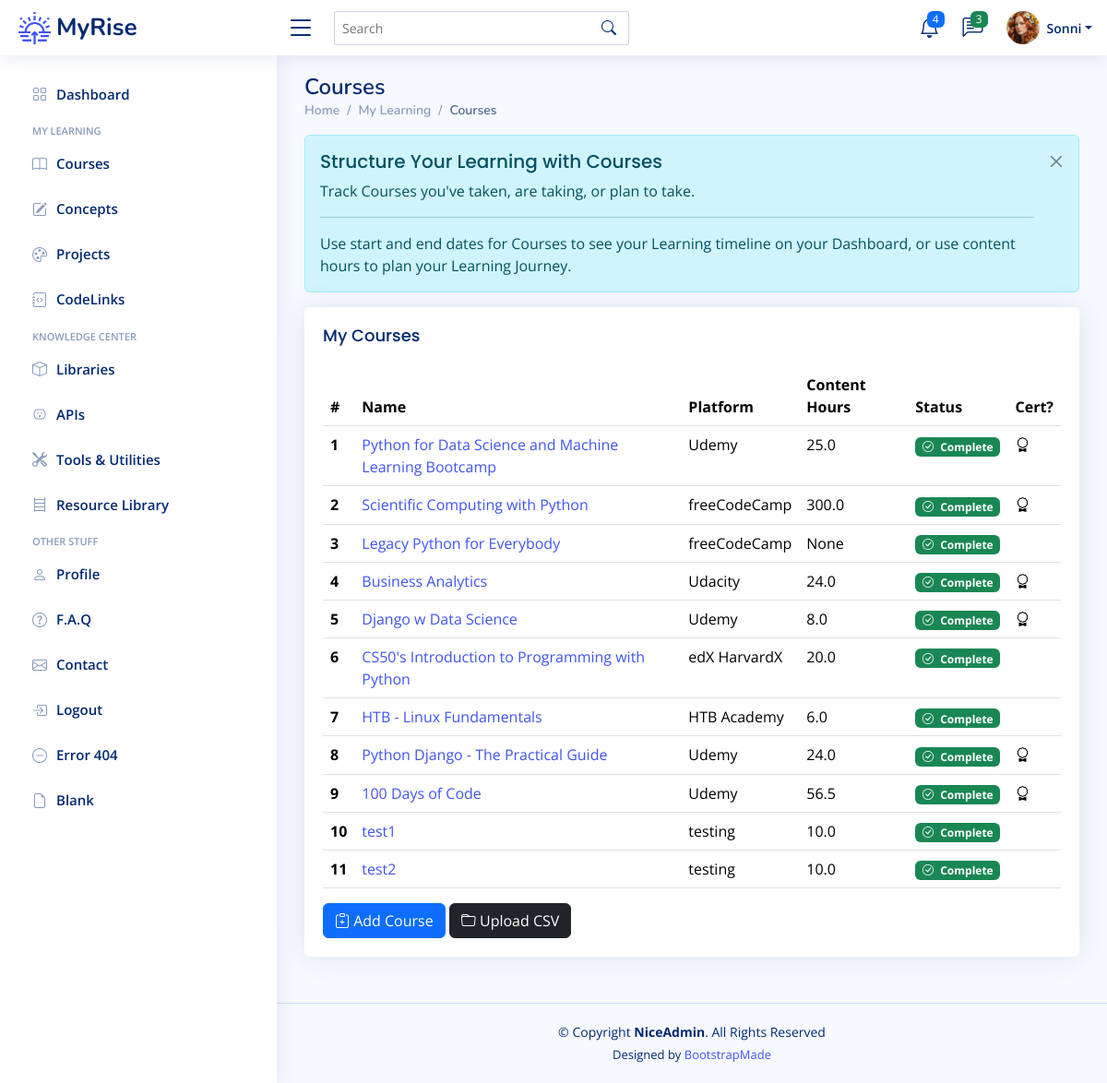
The page /courses (signed in) on the database its author committed.
### app/models.py (models this page shows)
class User(UserMixin, db.Model):
    __tablename__ = "users"
    id: Mapped[int] = mapped_column(Integer, primary_key=True)
    email: Mapped[str] = mapped_column(String(100), unique=True)
    password: Mapped[str] = mapped_column(String(250))
    name: Mapped[str] = mapped_column(String(1000))
    display_name: Mapped[str] = mapped_column(String(1000))
    last_called_repos: Mapped[Optional[datetime.datetime]] = mapped_column(DateTime())
    latest_etag_repos: Mapped[str] = mapped_column(String(250), nullable=True)
    projects: Mapped[List["Project"]] = relationship(back_populates="user")
    events: Mapped[List["Event"]] = relationship(back_populates="user")
    courses: Mapped[List["Course"]] = relationship(back_populates="user")
    libraries: Mapped[List["Library"]] = relationship(back_populates="user")
    apis: Mapped[List["API"]] = relationship(back_populates="user")
    tools: Mapped[List["Tool"]] = relationship(back_populates="user")
    resources: Mapped[List["Resource"]] = relationship(back_populates="user")
    repos: Mapped[List["Repository"]] = relationship(back_populates="user")
    codelinks: Mapped[List["CodeLink"]] = relationship(back_populates="user")
    concepts: Mapped[List["Concept"]] = relationship('Concept', secondary=user_concept, backref='user')

class Course(db.Model):
    __tablename__ = "courses"
    id: Mapped[int] = mapped_column(Integer, primary_key=True)
    name: Mapped[str] = mapped_column(String(100), unique=True)
    platform: Mapped[str] = mapped_column(String(100))
    url: Mapped[str] = mapped_column(String(250), nullable=True)
    instructor: Mapped[str] = mapped_column(String(100))
    start: Mapped[datetime.date] = mapped_column(Date, nullable=True)
    complete: Mapped[datetime.date] = mapped_column(Date, nullable=True)
    content_hours: Mapped[float] = mapped_column(nullable=True)
    has_cert: Mapped[bool] = mapped_column(Boolean)
    date_added: Mapped[datetime.date] = mapped_column(Date, nullable=False)
    status: Mapped[str] = mapped_column(String(100), nullable=True)
    projects: Mapped[List["Project"]] = relationship(back_populates="course")
    user_id: Mapped[int] = mapped_column(Integer, ForeignKey(User.id), index=True)
    user: Mapped["User"] = relationship(back_populates="courses")

### app/routes.py (the view)
@app.route('/courses')
@login_required
def courses_page():
    get_courses = db.session.execute(db.select(Course).filter_by(user_id=current_user.id)).scalars().all()
    courses = [course for course in get_courses]
    dashboard = Dashboard(user_id=current_user.id, user=current_user.name)
    course_stats = dashboard.get_course_stats()
    return render_template('courses.html', courses=courses, course_badge=course_statuses, my_courses=course_stats)

### app/models.py (called while the page is built)
@login_manager.user_loader
def load_user(user_id):
    return db.get_or_404(User, user_id)

### app/templates/courses.html (shortened to what this page needs)
{% extends 'base.html' %}
{% from 'bootstrap5/form.html' import render_form %}
{% block content %}
	<main id="main" class="main">
    <div class="pagetitle">
      <h1>Courses</h1>
      <nav>
        <ol class="breadcrumb">
          <li class="breadcrumb-item"><a href="index.html">Home</a></li>
          <li class="breadcrumb-item">My Learning</li>
          <li class="breadcrumb-item active">Courses</li>
        </ol>
      </nav>
    </div>
	<div class="alert alert-info  alert-dismissible fade show" role="alert">
		<h4 class="alert-heading">Structure Your Learning with Courses</h4>
		<p>Track Courses you've taken, are taking, or plan to take.</p>
		<hr>
		<p class="mb-0">Use start and end dates for Courses to see your Learning timeline on your Dashboard, or use content hours to plan your Learning Journey.</p>
		<button type="button" class="btn-close" data-bs-dismiss="alert" aria-label="Close"></button>
	  </div>
	 <div class="card">
		<div class="card-body">
		  <h5 class="card-title">My Courses</h5>
		  <table class="table table-hover">
			<thead>
			  <tr>
			    <th scope="col">#</th>
				<th scope="col">Name</th>
				<th scope="col">Platform</th>
				<th scope="col">Content Hours</th>
			    <th scope="col">Status</th>
				<th scope="col">Cert?</th>
			  </tr>
			</thead>
			<tbody>
			{% for course in courses %}
			  <tr>
				<th scope="row">{{ course.id }}</th>
			  	<td><a href="{{ url_for('course_detail', num=course.id ) }}">{{ course.name }}</a></td>
				<td>{{ course.platform }}</td>
				<td>{{ course.content_hours }}</td>
				  {% if course.status %}
				<td><span class="badge {{ course_badge[course.status][1] }}"><i class="bi {{ course_badge[course.status][2] }} me-1"></i> {{ course_badge[course.status][0] }}</span></td>
				  {% else %}
				  <td></td>
				  {% endif %}
				  {% if course.has_cert %}
				<td><i class="bi bi-award"></i></td>
				  {% else %}
				  <td></td>
				  {% endif %}
			  </tr>
			{% endfor %}
			</tbody>
		  </table>
			<a href="{{ url_for('add_new_course') }}">
		  <button type="button" class="btn btn-primary"><i class="bi bi-clipboard-plus"></i> Add Course</button>
			</a>
			<a href="{{ url_for('import_courses') }}">
		  <button type="button" class="btn btn-dark"><i class="bi bi-folder"></i> Upload CSV</button>
			</a>
		</div>
	 </div>
	</main>
{% endblock %}

### app/templates/base.html (shortened to what this page needs)
<!doctype html>
<html lang="en">
  <head>
	  {% block styling %}
		<link href="https://cdn.jsdelivr.net/npm/bootstrap@5.3.3/dist/css/bootstrap.min.css" rel="stylesheet">
	  	<link href="{{ url_for('static', filename='vendor/bootstrap/css/bootstrap.min.css') }}" rel="stylesheet">
	  	<link href="{{ url_for('static', filename='vendor/bootstrap-icons/bootstrap-icons.css') }}" rel="stylesheet">
	  	<link href="{{ url_for('static', filename='vendor/boxicons/css/boxicons.min.css') }}" rel="stylesheet">
	  	<link href="{{ url_for('static', filename='vendor/quill/quill.snow.css') }}" rel="stylesheet">
	  	<link href="{{ url_for('static', filename='vendor/quill/quill.bubble.css') }}" rel="stylesheet">
	  	<link href="{{ url_for('static', filename='vendor/remixicon/remixicon.css') }}" rel="stylesheet">
	  	<link href="{{ url_for('static', filename='vendor/simple-datatables/style.css') }}" rel="stylesheet">
	  	<link href="{{ url_for('static', filename='css/style.css' ) }}" rel="stylesheet">
    	{% endblock %}
  </head>
  <body>
  	{% include "heading.html" %}
    {% block content %}{% endblock %}
	{% include 'footer.html' %}
  </body>
</html>

### app/templates/heading.html (shortened to what this page needs)
{% from 'bootstrap5/nav.html' import render_nav_item %}
{% from 'bootstrap5/form.html' import render_form %}
  <header id="header" class="header fixed-top d-flex align-items-center">
    <div class="d-flex align-items-center justify-content-between">
      <a href="{{ url_for('home') }}" class="logo d-flex align-items-center">
        <img src="{{ url_for('static', filename='img/logo.png') }}" alt="sun-rise">
        <span class="d-none d-lg-block">MyRise</span>
      </a>
      <i class="bi bi-list toggle-sidebar-btn"></i>
    </div>
    <div class="search-bar">
      <form class="search-form d-flex align-items-center" method="POST" action="#">
        <input type="text" name="query" placeholder="Search" title="Enter search keyword">
        <button type="submit" title="Search"><i class="bi bi-search"></i></button>
      </form>
    </div>
    <nav class="header-nav ms-auto">
      <ul class="d-flex align-items-center">
        <li class="nav-item dropdown">
          <a class="nav-link nav-icon" href="#" data-bs-toggle="dropdown">
            <i class="bi bi-bell"></i>
            <span class="badge bg-primary badge-number">4</span>
          </a>
        </li>
        <li class="nav-item dropdown">
          <a class="nav-link nav-icon" href="#" data-bs-toggle="dropdown">
            <i class="bi bi-chat-left-text"></i>
            <span class="badge bg-success badge-number">3</span>
          </a>
        </li>
        <li class="nav-item dropdown pe-3">
          <a class="nav-link nav-profile d-flex align-items-center pe-0" href="#" data-bs-toggle="dropdown">
            <img src="{{ url_for('static', filename='img/profile-img.png') }}" alt="Profile" class="rounded-circle">
            <span class="d-none d-md-block dropdown-toggle ps-2">{{ current_user.display_name }}</span>
          </a>
        </li>
      </ul>
    </nav>
  </header>
  <aside id="sidebar" class="sidebar">
    <ul class="sidebar-nav" id="sidebar-nav">
      <li class="nav-item">
        <a class="nav-link collapsed" href="{{ url_for('home') }}">
          <i class="bi bi-grid"></i>
          <span>Dashboard</span>
        </a>
      </li>
<li class="nav-heading">My Learning</li>
	  <li class="nav-item">
        <a class="nav-link collapsed" href="{{ url_for('courses_page') }}">
          <i class="bi bi-book"></i>
          <span>Courses</span>
        </a>
      </li>
	  <li class="nav-item">
        <a class="nav-link collapsed" href="{{ url_for('concepts_page') }}">
          <i class="bi bi-pencil-square"></i>
          <span>Concepts</span>
        </a>
      </li>
	  <li class="nav-item">
        <a class="nav-link collapsed" href="{{ url_for('projects_page') }}">
          <i class="bi bi-palette"></i>
          <span>Projects</span>
        </a>
      </li>
	  <li class="nav-item">
        <a class="nav-link collapsed" href="{{ url_for('codelinks_page') }}">
          <i class="bi bi-journal-code"></i>
          <span>CodeLinks</span>
        </a>
      </li>
<li class="nav-heading">Knowledge Center</li>
	  <li class="nav-item">
        <a class="nav-link collapsed" href="{{ url_for('libraries_page') }}">
          <i class="bi bi-box"></i>
          <span>Libraries</span>
        </a>
      </li>
	  <li class="nav-item">
        <a class="nav-link collapsed" href="{{ url_for('apis_page') }}">
          <i class="bi bi-outlet"></i>
          <span>APIs</span>
        </a>
      </li>
	  <li class="nav-item">
        <a class="nav-link collapsed" href="{{ url_for('tools_page') }}">
          <i class="bi bi-tools"></i>
          <span>Tools & Utilities</span>
        </a>
      </li>
	  <li class="nav-item">
        <a class="nav-link collapsed" href="{{ url_for('resources_page') }}">
          <i class="bi bi-bookshelf"></i>
          <span>Resource Library</span>
        </a>
      </li>
	<li class="nav-heading">Other Stuff</li>
      <li class="nav-item">
        <a class="nav-link collapsed" href="{{ url_for('profile') }}">
          <i class="bi bi-person"></i>
          <span>Profile</span>
        </a>
      </li>
      <li class="nav-item">
        <a class="nav-link collapsed" href="{{ url_for('faq') }}">
          <i class="bi bi-question-circle"></i>
          <span>F.A.Q</span>
        </a>
	  </li>
      <li class="nav-item">
        <a class="nav-link collapsed" href="{{ url_for('contact') }}">
          <i class="bi bi-envelope"></i>
          <span>Contact</span>
        </a>
      </li>
	{% if not current_user.is_authenticated %}
      <li class="nav-item">
        <a class="nav-link collapsed" href="{{ url_for('register') }}">
          <i class="bi bi-card-list"></i>
          <span>Register</span>
        </a>
      </li>
      <li class="nav-item">
        <a class="nav-link collapsed" href="{{ url_for('login') }}">
          <i class="bi bi-box-arrow-in-right"></i>
          <span>Login</span>
        </a>
      </li>
	{% else %}
		<li class="nav-item">
        <a class="nav-link collapsed" href="{{ url_for('logout') }}">
          <i class="bi bi-box-arrow-in-right"></i>
          <span>Logout</span>
        </a>
      </li>
	{% endif %}
      <li class="nav-item">
        <a class="nav-link collapsed" href="pages-error-404.html">
          <i class="bi bi-dash-circle"></i>
          <span>Error 404</span>
        </a>
      </li>
      <li class="nav-item">
        <a class="nav-link collapsed" href="pages-blank.html">
          <i class="bi bi-file-earmark"></i>
          <span>Blank</span>
        </a>
      </li>
    </ul>
  </aside>

### app/templates/footer.html
  <footer id="footer" class="footer">
    <div class="copyright">
      &copy; Copyright <strong><span>NiceAdmin</span></strong>. All Rights Reserved
    </div>
    <div class="credits">
      Designed by <a href="https://bootstrapmade.com/">BootstrapMade</a>
    </div>
  </footer>

### app/static/css/style.css (style rules this page uses)
:root { scroll-behavior: smooth; }
body { font-family: "Open Sans", sans-serif; background: #f6f9ff; color: #444444; }
a { color: #4154f1; text-decoration: none; }
h1, h2, h3, h4, h5, h6 { font-family: "Nunito", sans-serif; }
#main { margin-top: 60px; padding: 20px 30px; transition: all 0.3s; }
.pagetitle { margin-bottom: 10px; }
.pagetitle h1 { font-size: 24px; margin-bottom: 0; font-weight: 600; color: #012970; }
.card { margin-bottom: 30px; border: none; border-radius: 5px; box-shadow: 0px 0 30px rgba(1, 41, 112, 0.1); }
.card-title { padding: 20px 0 15px 0; font-size: 18px; font-weight: 500; color: #012970; font-family: "Poppins", sans-serif; }
.card-body { padding: 0 20px 20px 20px; }
.alert-heading { font-weight: 500; font-family: "Poppins", sans-serif; font-size: 20px; }
.btn-close { background-size: 25%; }
.breadcrumb { font-size: 14px; font-family: "Nunito", sans-serif; color: #899bbd; font-weight: 600; }
.breadcrumb a { color: #899bbd; transition: 0.3s; }
.breadcrumb .breadcrumb-item::before { color: #899bbd; }
.breadcrumb .active { color: #51678f; font-weight: 600; }
.logo { line-height: 1; }
@media (min-width: 1200px) { .logo { width: 280px; } }
.logo img { max-height: 35px; margin-right: 6px; }
.logo span { font-size: 26px; font-weight: 700; color: #012970; font-family: "Nunito", sans-serif; }
.header { transition: all 0.5s; z-index: 997; height: 60px; box-shadow: 0px 2px 20px rgba(1, 41, 112, 0.1); background-color: #fff; padding-left: 20px; }
.header .toggle-sidebar-btn { font-size: 32px; padding-left: 10px; cursor: pointer; color: #012970; }
.header .search-bar { min-width: 360px; padding: 0 20px; }
.header .search-form { width: 100%; }
.header .search-form input { border: 0; font-size: 14px; color: #012970; border: 1px solid rgba(1, 41, 112, 0.2); padding: 7px 38px 7px 8px; border-radius: 3px; transition: 0.3s; width: 100%; }
.header .search-form button { border: 0; padding: 0; margin-left: -30px; background: none; }
.header .search-form button i { color: #012970; }
.header-nav ul { list-style: none; }
.header-nav>ul { margin: 0; padding: 0; }
.header-nav .nav-icon { font-size: 22px; color: #012970; margin-right: 25px; position: relative; }
.header-nav .nav-profile { color: #012970; }
.header-nav .nav-profile img { max-height: 36px; }
.header-nav .nav-profile span { font-size: 14px; font-weight: 600; }
.header-nav .badge-number { position: absolute; inset: -2px -5px auto auto; font-weight: normal; font-size: 12px; padding: 3px 6px; }
.sidebar { position: fixed; top: 60px; left: 0; bottom: 0; width: 300px; z-index: 996; transition: all 0.3s; padding: 20px; overflow-y: auto; scrollbar-width: thin; scrollbar-color: #aab7cf transparent; box-shadow: 0px 0px 20px rgba(1, 41, 112, 0.1); background-color: #fff; }
@media (min-width: 1200px) { #main, #footer { margin-left: 300px; } }
.sidebar-nav { padding: 0; margin: 0; list-style: none; }
.sidebar-nav li { padding: 0; margin: 0; list-style: none; }
.sidebar-nav .nav-item { margin-bottom: 5px; }
.sidebar-nav .nav-heading { font-size: 11px; text-transform: uppercase; color: #899bbd; font-weight: 600; margin: 10px 0 5px 15px; }
.sidebar-nav .nav-link { display: flex; align-items: center; font-size: 15px; font-weight: 600; color: #4154f1; transition: 0.3; background: #f6f9ff; padding: 10px 15px; border-radius: 4px; }
.sidebar-nav .nav-link i { font-size: 16px; margin-right: 10px; color: #4154f1; }
.sidebar-nav .nav-link.collapsed { color: #012970; background: #fff; }
.sidebar-nav .nav-link.collapsed i { color: #899bbd; }
.footer { padding: 20px 0; font-size: 14px; transition: all 0.3s; border-top: 1px solid #cddfff; }
.footer .copyright { text-align: center; color: #012970; }
.footer .credits { padding-top: 5px; text-align: center; font-size: 13px; color: #012970; }

### rows shown on the page
User: display_name "Sonni"
Course: id "1", name "Python for Data Science and Machine Learning Bootcamp", platform "Udemy", content_hours "25.0", status "Complete", has_cert True (drawn)
Course: id "2", name "Scientific Computing with Python", platform "freeCodeCamp", content_hours "300.0", status "Complete", has_cert True (drawn)
Course: id "3", name "Legacy Python for Everybody", platform "freeCodeCamp", content_hours "None", status "Complete", has_cert False (drawn)
Course: id "4", name "Business Analytics", platform "Udacity", content_hours "24.0", status "Complete", has_cert True (drawn)
Course: id "5", name "Django w Data Science", platform "Udemy", content_hours "8.0", status "Complete", has_cert True (drawn)
Course: id "6", name "CS50's Introduction to Programming with Python", platform "edX HarvardX", content_hours "20.0", status "Complete", has_cert False (drawn)
Course: id "7", name "HTB - Linux Fundamentals", platform "HTB Academy", content_hours "6.0", status "Complete", has_cert False (drawn)
Course: id "8", name "Python Django - The Practical Guide", platform "Udemy", content_hours "24.0", status "Complete", has_cert True (drawn)
Course: id "9", name "100 Days of Code", platform "Udemy", content_hours "56.5", status "Complete", has_cert True (drawn)
Course: id "10", name "test1", platform "testing", content_hours "10.0", status "Complete", has_cert False (drawn)
Course: id "11", name "test2", platform "testing", content_hours "10.0", status "Complete", has_cert False (drawn)
